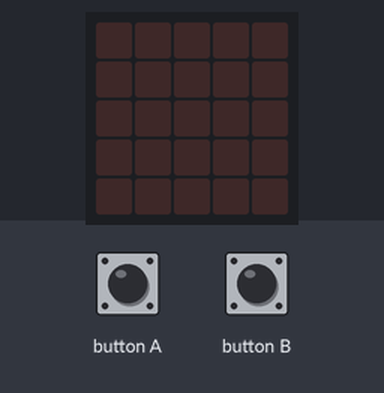
Recording of a program running on a simulated BBC micro:bit (MakeCode). Shown: the board's 5×5 LED display. The inputs (shaded band) are chosen by the test bench.

Above: at 1.2 s.
1.3 s: button A pressed for 0.15 s
At 1.45 s:
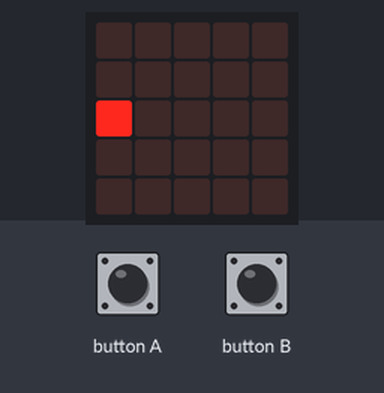
3.0 s: button B pressed for 0.15 s
At 3.13 s:
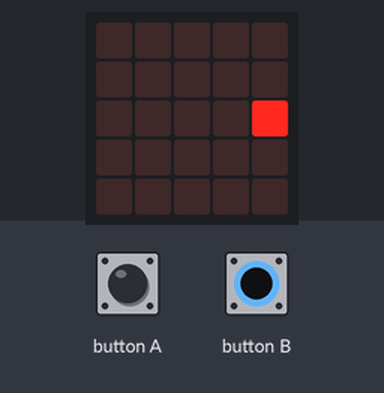
4.7 s: button B pressed for 3.2 s
9.4 s: button A pressed for 3.2 s
At 10.5 s:
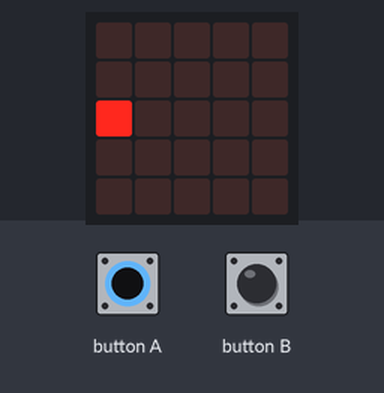
14.1 s: button A driven LOW and button B driven LOW
At 14.5 s:
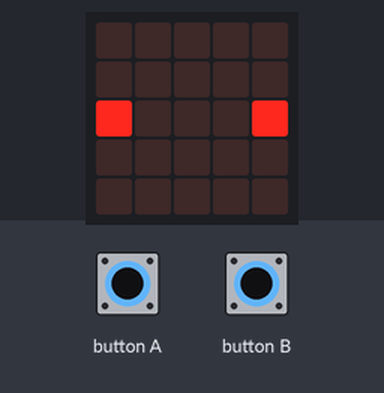
17.1 s: button A driven HIGH and button B driven HIGH
At 17.6 s:
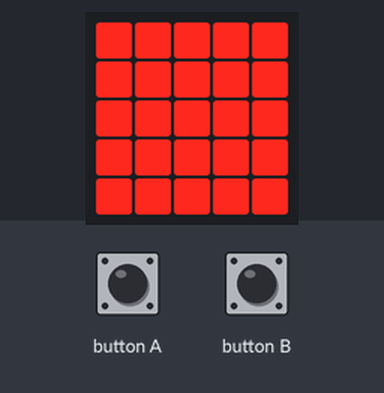
Timing chart, 0 to 20.1 s (numbered marks = the images above; inputs shaded):
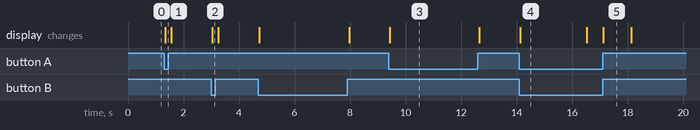

The program:

main.ts
```typescript
let buttonAbout={
    a:{onclick:false,clickTimes:0},
    b:{onclick:false,clickTimes:0},
}
type l5a=[number,number,number,number,number]
type nowAboutStructure={
    function_onPlay:boolean,
    mode:number,
    screen:[l5a,l5a,l5a,l5a,l5a]
}
let nowAbout:nowAboutStructure={
    function_onPlay:false,
    mode:0,
    screen:[[0,0,0,0,0],[0,0,0,0,0],[0,0,0,0,0],[0,0,0,0,0],[0,0,0,0,0]],
}
function move_reset() {
    nowAbout.function_onPlay=false
}
function move_start() {
    nowAbout.function_onPlay=true
}
class Write {
    constructor() {

    }
    point(pointer: Array<Array<number | boolean>>) {
        for (let y = 0; y < pointer.length; y++) {
            for (let x = 0; x < pointer[y].length; x++) {
                if (pointer[y][x]) {
                    led.plot(x, y)
                } else {
                    led.unplot(x, y)
                }
            }
        }
    }
    clear() {
        basic.clearScreen()
    }
}
const write = new Write()
const sleep = function (ms: number) { basic.pause(ms) }
basic.forever(function () {
    write.point([[0,0,0,0,0],[0,0,0,0,0],[buttonAbout.a.onclick,0,0,0,buttonAbout.b.onclick],[0,0,0,0,0],[0,0,0,0,0]])
    if (buttonAbout.a.clickTimes > 2000 && buttonAbout.b.clickTimes > 2000 && !(nowAbout.function_onPlay)) {
        write.point([[0,0,0,0,0],[0,0,0,0,0],[1,0,1,0,1],[0,0,0,0,0],[0,0,0,0,0]])
        while(buttonAbout.a.onclick||buttonAbout.b.onclick){
            basic.pause(100)
        }
        write.clear()
        move_start()
        write.point([[1,1,1,1,1],[1,1,1,1,1],[1,1,1,1,1],[1,1,1,1,1],[1,1,1,1,1]])
        sleep(1000)
        write.point([[0,0,0,0,0],[0,0,0,0,0],[0,0,0,0,0],[0,0,0,0,0],[0,0,0,0,0]])
        sleep(1000)
        nowAbout.mode=0
        move_reset()
    }
})
basic.forever(function () {
    buttonAbout.a.onclick = input.buttonIsPressed(Button.A)
    if (buttonAbout.a.onclick) {
        buttonAbout.a.clickTimes += 100
        basic.pause(100)
    } else {
        buttonAbout.a.clickTimes = 0
    }
})
basic.forever(function () {
    buttonAbout.b.onclick = input.buttonIsPressed(Button.B)
    if (buttonAbout.b.onclick) {
        buttonAbout.b.clickTimes += 100
        basic.pause(100)
    } else {
        buttonAbout.b.clickTimes = 0
    }
})
```

test.ts
```typescript
// テストはここに来ます。このパッケージが拡張機能として使用されるときにはコンパイルされません。
```

Measured:
- after the input at 1.3 s, the display: changes at once (image 1)
- after the input at 3.0 s, the display: changes at once (image 2)
- after the input at 9.4 s, the display: changes at once (image 3)
- after the input at 14.1 s, the display: changes at once (image 4)
- after the input at 17.1 s, the display: changes at once (image 5)
- what the display in image 4 shows lasts 2.4 s, from 14.1 s to 16.5 s
- what the display in image 5 shows lasts 1.0 s, from 17.1 s to 18.1 s
